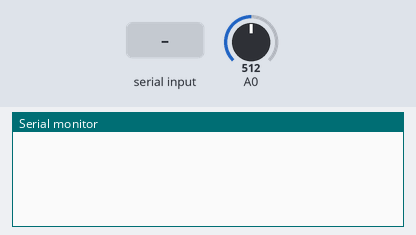
This sketch was run on a simulated Arduino Uno, built with avr-gcc and run on an emulated ATmega328P. On the bench: the last lines printed to the serial monitor. The test bench sets the inputs (shaded band); at power-on: A0 = 512.

Above: at 1.2 s.
1.3 s: "START\n" received over Serial
At 1.8 s:
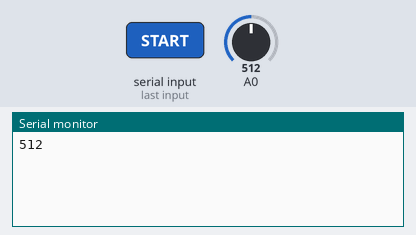
3.3 s: A0 set to 716
At 3.9 s:
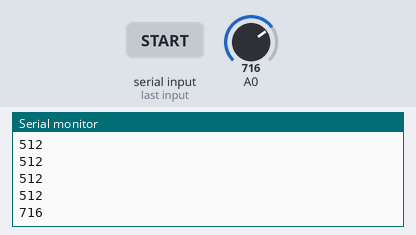
4.8 s: A0 set to 900
At 5.5 s:
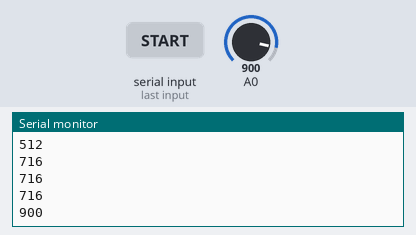
Timing chart, 0 to 7.8 s (numbered marks = the images above; inputs shaded):
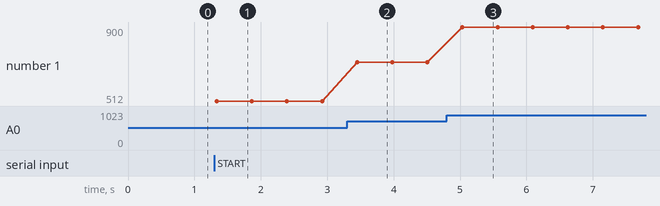

The sketch:

plantwave.ino
```cpp
// PlantWave Arduino sketch
//
// Reads the plant electrode on pin A0 and sends readings to the Monarch app
// over USB serial at 9600 baud, one whole number per line.
//
// Wiring: 5V -> 1 megohm resistor -> A0 and the breakout's tip pin.
//         Breakout sleeve pin -> GND.
//
// Commands from the app (one per line):
//   START  begin sending readings, about every half second
//   STOP   stop sending readings

bool sampling = false;

int readAvg() {
  long sum = 0;
  for (int i = 0; i < 80; i++) {
    sum += analogRead(A0);
    delayMicroseconds(250);   // 80 reads x ~360us = ~29 ms, covers a full mains cycle
  }
  return sum / 80;
}

void setup() {
  Serial.begin(9600);
}

void loop() {
  if (Serial.available()) {
    String cmd = Serial.readStringUntil('\n');
    cmd.trim();
    if (cmd == "START") {
      sampling = true;
    } else if (cmd == "STOP") {
      sampling = false;
    }
  }

  if (sampling) {
    int value = readAvg();
    Serial.println(value);
    delay(500);
  }
}
```

Measured:
- after the input at 1.3 s, the serial monitor: prints a new line at once (image 1)
- after the input at 3.3 s, the serial monitor: prints a new line after 0.15 s (image 2)
- after the input at 4.8 s, the serial monitor: prints a new line after 0.24 s (image 3)
- plotted number 1: 512 → 716 after the input at 3.3 s, 716 → 900 after the input at 4.8 s
